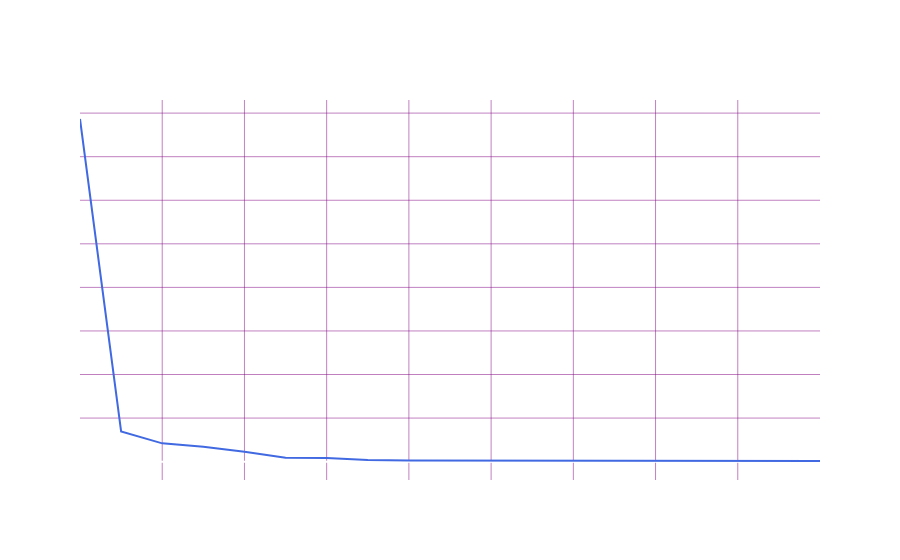

Notebook cell for this chart:
### Code cell
import plotly.graph_objects as go

loss_history = mlp.loss_curve_

fig = go.Figure()
fig.add_trace(go.Scatter(x=list(range(len(loss_history))), y=loss_history, mode='lines', name='Training Loss', line=dict(color='royalblue')))

fig.update_xaxes(showline=True, linewidth=2, linecolor='white', mirror=True, gridcolor='purple', gridwidth=0.5)
fig.update_yaxes(showline=True, linewidth=2, linecolor='white', mirror=True, gridcolor='purple', gridwidth=0.5)
fig.update_layout(
    title="Training Loss Over Iterations",
    xaxis_title="Iterations",
    yaxis_title="Training Loss",
    paper_bgcolor = 'rgba(0,0,0,0)', 
    plot_bgcolor = 'rgba(0,0,0,0)',
    font=dict(color="white"),
)

### Figure 1 — Plotly figure (JSON) as saved in the notebook; plotly's stock layout.template omitted (floating-point values rounded to 4 significant figures)
{"data": [{"line": {"color": "royalblue"}, "mode": "lines", "name": "Training Loss", "type": "scatter", "x": [0, 1, 2, 3, 4, 5, 6, 7, 8, 9, 10, 11, 12, 13, 14, 15, 16, 17, 18], "y": [0.03933, 0.003469, 0.0021, 0.001712, 0.001145, 0.0004389, 0.0004176, 0.0001765, 0.0001376, 0.0001239, 0.0001136, 0.0001006, 9.322e-05, 8.725e-05, 8.298e-05, 8.063e-05, 7.707e-05, 7.548e-05, 7.303e-05]}], "layout": {"font": {"color": "white"}, "paper_bgcolor": "rgba(0,0,0,0)", "plot_bgcolor": "rgba(0,0,0,0)", "title": {"text": "Training Loss Over Iterations"}, "xaxis": {"gridcolor": "purple", "gridwidth": 0.5, "linecolor": "white", "linewidth": 2, "mirror": true, "showline": true, "title": {"text": "Iterations"}}, "yaxis": {"gridcolor": "purple", "gridwidth": 0.5, "linecolor": "white", "linewidth": 2, "mirror": true, "showline": true, "title": {"text": "Training Loss"}}}}
